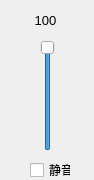
<?xml version="1.0" encoding="UTF-8"?>
<ui version="4.0">
 <class>Form</class>
 <widget class="QWidget" name="Form">
  <property name="geometry">
   <rect>
    <x>0</x>
    <y>0</y>
    <width>94</width>
    <height>180</height>
   </rect>
  </property>
  <property name="windowTitle">
   <string>Form</string>
  </property>
  <widget class="QLabel" name="m_volLabel">
   <property name="geometry">
    <rect>
     <x>30</x>
     <y>10</y>
     <width>31</width>
     <height>20</height>
    </rect>
   </property>
   <property name="font">
    <font>
     <pointsize>10</pointsize>
    </font>
   </property>
   <property name="text">
    <string>100</string>
   </property>
   <property name="alignment">
    <set>Qt::AlignCenter</set>
   </property>
  </widget>
  <widget class="QSlider" name="m_sliderVolume">
   <property name="geometry">
    <rect>
     <x>38</x>
     <y>40</y>
     <width>20</width>
     <height>111</height>
    </rect>
   </property>
   <property name="maximum">
    <number>100</number>
   </property>
   <property name="value">
    <number>100</number>
   </property>
   <property name="orientation">
    <enum>Qt::Vertical</enum>
   </property>
  </widget>
  <widget class="QCheckBox" name="m_chkBoxSilence">
   <property name="geometry">
    <rect>
     <x>30</x>
     <y>160</y>
     <width>41</width>
     <height>20</height>
    </rect>
   </property>
   <property name="text">
    <string>静音</string>
   </property>
  </widget>
 </widget>
 <resources/>
 <connections/>
</ui>
